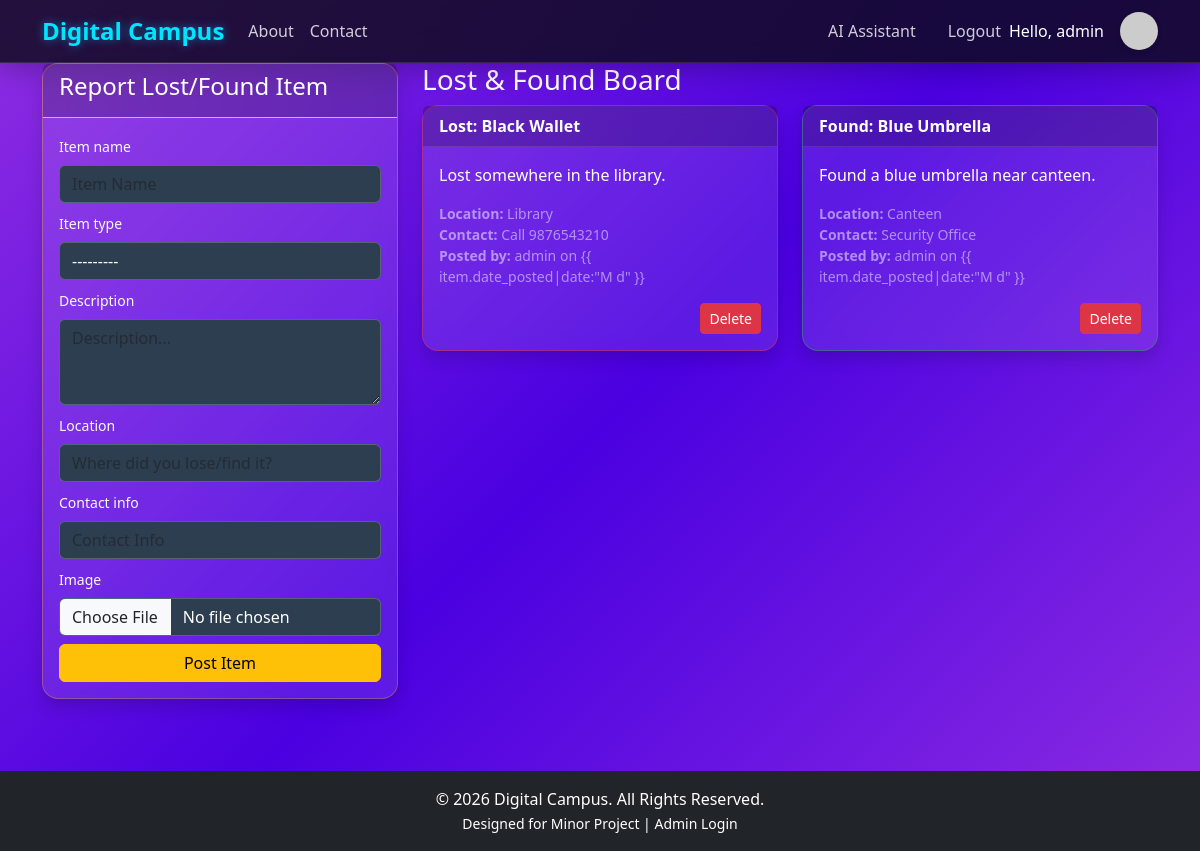
The app's page /lost-and-found/ (signed in) with its own data.
### core/models.py (models this page shows, shortened)
class User(AbstractUser):
    ROLE_CHOICES = (
        ('student', 'Student'),
        ('teacher', 'Teacher'),
        ('admin', 'Admin'),
        ('driver', 'Driver'),
    )
    role = models.CharField(max_length=10, choices=ROLE_CHOICES, default='student')
    profile_pic = models.ImageField(upload_to='profile_pics/', blank=True, null=True)
    @property
    def display_name(self):
        full_name = f"{self.first_name} {self.last_name}".strip()
        return full_name if full_name else self.username

class LostFoundItem(models.Model):
    TYPE_CHOICES = (
        ('Lost', 'Lost'),
        ('Found', 'Found'),
    )
    item_name = models.CharField(max_length=100)
    description = models.TextField()
    location = models.CharField(max_length=100)
    item_type = models.CharField(max_length=10, choices=TYPE_CHOICES)
    contact_info = models.CharField(max_length=100)
    posted_by = models.ForeignKey(User, on_delete=models.CASCADE)
    date_posted = models.DateTimeField(auto_now_add=True)
    image = models.ImageField(upload_to='lost_found_images/', blank=True, null=True)

### core/views.py (the view)
# urls.py: path('lost-and-found/', views.lost_found_list, name='lost_found_list'),
@login_required
def lost_found_list(request):
    items = LostFoundItem.objects.all().order_by('-date_posted')
    if request.method == 'POST':
        form = LostFoundForm(request.POST, request.FILES)
        if form.is_valid():
            item = form.save(commit=False)
            item.posted_by = request.user
            item.save()
            return redirect('lost_found_list')
    else:
        form = LostFoundForm()
    return render(request, 'core/lost_found_list.html', {'items': items, 'form': form})

### core/forms.py
class LostFoundForm(forms.ModelForm):
    class Meta:
        model = LostFoundItem
        fields = ['item_name', 'item_type', 'description', 'location', 'contact_info', 'image']
        widgets = {
            'item_name': forms.TextInput(attrs={'class': 'form-control', 'placeholder': 'Item Name'}),
            'item_type': forms.Select(attrs={'class': 'form-control'}),
            'description': forms.Textarea(attrs={'class': 'form-control', 'placeholder': 'Description...', 'rows': 3}),
            'location': forms.TextInput(attrs={'class': 'form-control', 'placeholder': 'Where did you lose/find it?'}),
            'contact_info': forms.TextInput(attrs={'class': 'form-control', 'placeholder': 'Contact Info'}),
            'image': forms.ClearableFileInput(attrs={'class': 'form-control'}),
        }

### templates/core/lost_found_list.html (shortened to what this page needs)
{% extends 'base.html' %}
{% block content %}
<div class="row">
    <div class="col-md-4">
        <div class="card shadow mb-4"
            style="background: rgba(255, 255, 255, 0.1); backdrop-filter: blur(10px); border: 1px solid rgba(255, 193, 7, 0.3);">
            <div class="card-header border-bottom border-warning text-white"
                style="background: rgba(255, 193, 7, 0.2);">
                <h4>Report Lost/Found Item</h4>
            </div>
            <div class="card-body">
                <form method="post" enctype="multipart/form-data">
                    {% for field in form %}
                    <div class="mb-2">
                        <label class="form-label small text-light">{{ field.label }}</label>
                        {{ field }}
                    </div>
                    {% endfor %}
                    <button type="submit" class="btn btn-warning w-100">Post Item</button>
                </form>
            </div>
        </div>
    </div>
    <div class="col-md-8">
        <h3>Lost & Found Board</h3>
        <div class="row">
            {% for item in items %}
            <div class="col-md-6 mb-3">
                <div class="card h-100 shadow"
                    style="background: rgba(255, 255, 255, 0.1); backdrop-filter: blur(10px); border: 1px solid {% if item.item_type == 'Lost' %}rgba(220, 53, 69, 0.5){% else %}rgba(40, 167, 69, 0.5){% endif %};">
                    <div class="card-header text-white"
                        style="background: {% if item.item_type == 'Lost' %}rgba(220, 53, 69, 0.2){% else %}rgba(40, 167, 69, 0.2){% endif %}; border-bottom: 1px solid rgba(255,255,255,0.1);">
                        {{ item.item_type }}: {{ item.item_name }}
                    </div>
                    <div class="card-body text-white">
                        <p class="card-text">{{ item.description }}</p>
                        <p class="small text-white-50">
                            <strong>Location:</strong> {{ item.location }}<br>
                            <strong>Contact:</strong> {{ item.contact_info }}<br>
                            <strong>Posted by:</strong> {{ item.posted_by.username }} on {{ item.date_posted|date:"M d"
                            }}
                        </p>
                        {% if request.user == item.posted_by or request.user.is_admin %}
                        <div class="mt-2 text-end">
                            <a href="{% url 'delete_lost_found_item' item.id %}" class="btn btn-danger btn-sm"
                                onclick="return confirm('Are you sure?');">Delete</a>
                        </div>
                        {% endif %}
                    </div>
                </div>
            </div>
            {% empty %}
            <div class="col-12">
                <div class="alert alert-secondary"
                    style="background: rgba(255,255,255,0.1); border: 1px solid rgba(255,255,255,0.1); color: #fff;">No
                    items reported yet.</div>
            </div>
            {% endfor %}
        </div>
    </div>
</div>
{% endblock %}

### templates/includes/navbar.html (shortened to what this page needs)
<nav class="navbar navbar-expand-lg navbar-dark bg-dark">
    <div class="container">
        <div class="d-flex align-items-center">
            <a class="navbar-brand fw-bold mb-0" href="{% url 'home' %}">Digital Campus</a>
        </div>
        {% if user.is_authenticated %}
        <div class="d-flex align-items-center ms-auto order-lg-last">
            <a href="{% url 'user_profile' %}" class="text-decoration-none d-flex align-items-center">
                <span class="text-white d-none d-lg-block me-3 fw-medium">Hello, {{ user.display_name }}</span>
                {% if user.profile_pic %}
                    <img src="{{ user.profile_pic.url }}" alt="Profile" style="width: 38px; height: 38px; border-radius: 50%; object-fit: cover; border: 2px solid rgba(255,255,255,0.2);">
                {% else %}
                    <img src="https://ui-avatars.com/api/?name={{ user.display_name }}&background=6366f1&color=fff&size=38&font-size=0.5" alt="Profile" style="width: 38px; height: 38px; border-radius: 50%; box-shadow: 0 2px 5px rgba(0,0,0,0.2);">
                {% endif %}
            </a>
        </div>
        {% endif %}
        <div class="collapse navbar-collapse order-lg-2" id="navbarNav">
            <ul class="navbar-nav me-auto">
                <li class="nav-item">
                    <a class="nav-link" href="{% url 'about' %}">About</a>
                </li>
                <li class="nav-item">
                    <a class="nav-link" href="{% url 'contact' %}">Contact</a>
                </li>
            </ul>
            <ul class="navbar-nav ms-auto">
                {% if user.is_authenticated %}
                <li class="nav-item me-lg-3">
                    <a class="nav-link text-white" href="{% url 'chatbot' %}">AI Assistant</a>
                </li>
                <li class="nav-item">
                    <a class="nav-link text-white" href="{% url 'logout' %}">Logout</a>
                </li>
                {% endif %}
            </ul>
        </div>
    </div>
</nav>

### static/css/style.css (style rules this page uses)
:root { --primary-color: #00e5ff; --secondary-color: #2979ff; --accent-color: #ff4081; --bg-gradient-start: #8e2de2; --bg-gradient-mid: #4a00e0; --bg-gradient-end: #8e2de2; --glass-bg: rgba(20, 20, 35, 0.6); --glass-border: rgba(255, 255, 255, 0.25); --text-color: #ffffff; --card-hover-bg: rgba(45, 45, 79, 0.8); }
body { background: linear-gradient(135deg, var(--bg-gradient-start), var(--bg-gradient-mid), var(--bg-gradient-end)); min-height: 100vh; font-family: 'Segoe UI', Tahoma, Geneva, Verdana, sans-serif; color: var(--text-color); background-attachment: fixed; }
.card { background: var(--glass-bg); border: 1px solid var(--glass-border); backdrop-filter: blur(10px); -webkit-backdrop-filter: blur(10px); border-radius: 16px; box-shadow: 0 4px 30px rgba(0, 0, 0, 0.3); color: #fff; transition: transform 0.3s ease, box-shadow 0.3s ease, background 0.3s; }
.card-header { background: rgba(0, 0, 0, 0.2) !important; border-bottom: 1px solid var(--glass-border); font-weight: 600; color: #fff; }
.card-text { color: inherit; }
.navbar { background: rgba(10, 10, 20, 0.8) !important; backdrop-filter: blur(20px); -webkit-backdrop-filter: blur(20px); border-bottom: 1px solid rgba(255, 255, 255, 0.1); box-shadow: 0 4px 30px rgba(0, 0, 0, 0.3); }
.navbar-brand { color: var(--primary-color) !important; font-weight: 700; font-size: 1.5rem; text-shadow: 0 0 10px rgba(0, 210, 255, 0.5); }
.nav-link { color: rgba(255, 255, 255, 0.8) !important; transition: color 0.3s; }
.form-control, .form-select { background: #2c3e50 !important; border: 1px solid rgba(255, 255, 255, 0.2); color: #fff !important; }
a { color: var(--primary-color); text-decoration: none; }

### records on screen
User: display_name "admin"
LostFoundItem: item_type "Lost", item_name "Black Wallet", description "Lost somewhere in the library.", location "Library", contact_info "Call 9876543210", posted_by.username "admin", shows "Delete"
LostFoundItem: item_type "Found", item_name "Blue Umbrella", description "Found a blue umbrella near canteen.", location "Canteen", contact_info "Security Office", posted_by.username "admin", shows "Delete"

### other values on screen
{{ field.label }} "Item name" "Item type" "Description" "Location" "Contact info" "Image"
